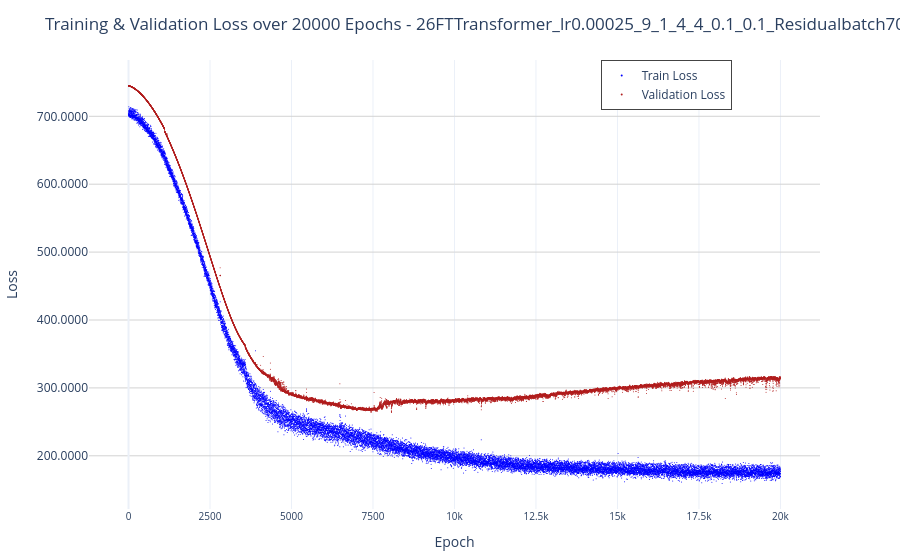

Write notebook code for a chart like this one.
### Markdown cell above
# Plotly

### Code cell
epochs = list(range(1, len(train_phys_losses) + 1))

fig = go.Figure()

# Training loss trace
fig.add_trace(go.Scatter(
    x=epochs,
    y=train_phys_losses,
    mode="markers",
    name="Train Loss",
    marker=dict(color="blue", size=1)
))

# Validation loss trace
fig.add_trace(go.Scatter(
    x=epochs,
    y=val_phys_losses,
    mode="markers",
    name="Validation Loss",
    marker=dict(color="firebrick", size=1)
))

# Layout enhancements
fig.update_layout(
    title=f"Training & Validation Loss over {EPOCHS} Epochs - {model_description} - Loss on Physical Error",
    xaxis_title="Epoch",
    yaxis_title="Loss",
    xaxis=dict(
        tickmode='array',
        tickvals=list(range(0, 50500, 2500)),  # Show ticks every 100 epochs
        tickfont=dict(size=10)
    ),
    yaxis=dict(
        tickformat=".2e" if max(train_phys_losses + val_phys_losses) > 1e4 else ".4f",  # Dynamic formatting
        gridcolor="lightgray"
    ),
    legend=dict(
        x=0.7,        # push legend past the right edge
        y=1,
        xanchor="left",
        borderwidth=1
    ),
    
    template="plotly_white",
    margin=dict(t=60, b=40)
)
fig.write_html(f"Graphs/{model_description}_physcalc.html")
fig.show()

### Figure 1 — Plotly figure (JSON) as saved in the notebook; plotly's stock layout.template omitted (floating-point values rounded to 4 significant figures; data arrays with more than 128 entries replaced by an {"elided": "..."} marker saying what was removed)
{"data": [{"marker": {"color": "blue", "size": 1}, "mode": "markers", "name": "Train Loss", "type": "scatter", "x": {"elided": "20000 int values"}, "y": {"elided": "20000 float values"}}, {"marker": {"color": "firebrick", "size": 1}, "mode": "markers", "name": "Validation Loss", "type": "scatter", "x": {"elided": "20000 int values"}, "y": {"elided": "20000 float values"}}], "layout": {"legend": {"borderwidth": 1, "x": 0.7, "xanchor": "left", "y": 1}, "margin": {"b": 40, "t": 60}, "title": {"text": "Training & Validation Loss over 20000 Epochs - 26FTTransformer_lr0.00025_9_1_4_4_0.1_0.1_Residualbatch70 - Loss on Physical Error"}, "xaxis": {"tickfont": {"size": 10}, "tickmode": "array", "tickvals": [0, 2500, 5000, 7500, 10000, 12500, 15000, 17500, 20000, 22500, 25000, 27500, 30000, 32500, 35000, 37500, 40000, 42500, 45000, 47500, 50000], "title": {"text": "Epoch"}}, "yaxis": {"gridcolor": "lightgray", "tickformat": ".4f", "title": {"text": "Loss"}}}}
